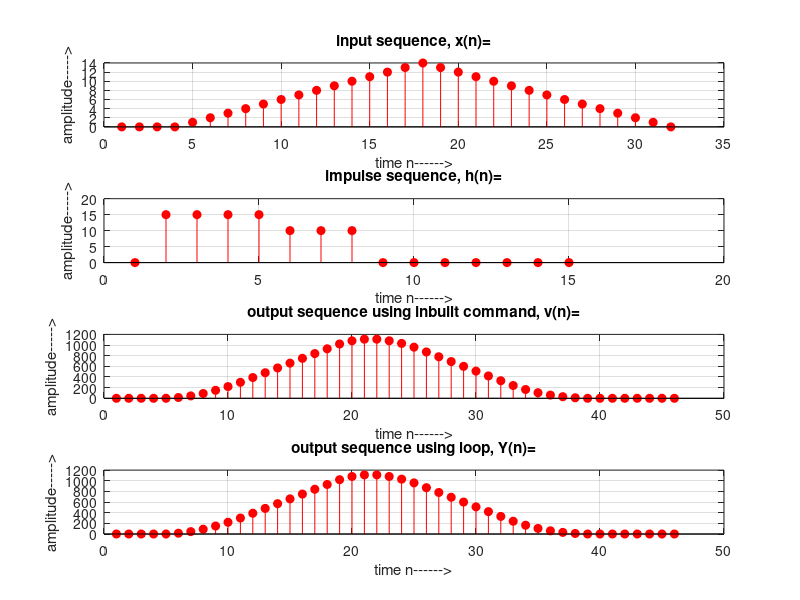

MATLAB code for this plot:
x =[0 0 0 0 1 2 3 4 5 6 7 8 9 10 11 12 13 14 13 12 11 10 9 8 7 6 5 4 3 2 1 0] ;
h = [ 0 15 15 15 15 10 10 10 0 0 0 0 0 0 0 ] ;
m=length(x);
n=length(h);
subplot(4,1,1)
stem(1:m,x,'fill','r')
grid on;
title('input sequence, x(n)=')
xlabel('time n------>')
ylabel('amplitude----->')

subplot(4,1,2)
stem(1:n,h,'fill','r')
grid on; 
title('impulse sequence, h(n)=')
xlabel('time n------>')
ylabel('amplitude----->')
%------linear convolution using inbuilt command------------------------%
v=conv(x,h);
l=m+n-1;
subplot(4,1,3)
stem(1:l,v,'fill','r')
grid on;
title('output sequence using inbuilt command, v(n)=')
xlabel('time n------>')
ylabel('amplitude----->')
%--------linear convolution using 'for' loop------------------------------%
X=zeros(1,l);
H=zeros(1,l);
X(1:m)=x;
H(1:n)=h;
for i=1:l
    Y(i)=0;
    for j=1:i
        Y(i)=Y(i)+X(j)*H(i-j+1);
    end
end

subplot(4,1,4)
stem(1:l,Y,'fill','r')
grid on;
title('output sequence using loop, Y(n)=')
xlabel('time n------>')
ylabel('amplitude----->')